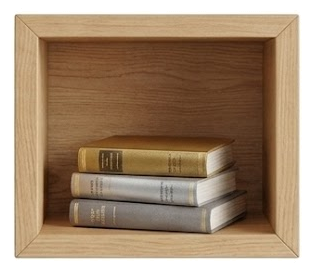
#> input picture assets/preview/preview-shelf-books-stack-3.png, 312 x 275 px
$ python matte-preview-assets.py
#> lines starting #> are read from the running program, lines starting #| are printed output that depends on the picture; after the words box and inside, x2 and y2 are one past the last pixel; in counts of white or black regions, pixels touching at a corner belong together
"""批量处理预览模型图：四边去白底 + 裁切。用法: python scripts/matte-preview-assets.py"""
from __future__ import annotations

from collections import deque
from pathlib import Path

import numpy as np
from PIL import Image

APP_BG = (249, 247, 242)
PAD = 12
PREVIEW_DIR = Path(__file__).resolve().parents[1] / "assets" / "preview"

FILES = [
    "preview-shelf-books-stack-3.png",
    "preview-shelf-books-4.png",
    "preview-shelf-books-2.png",
    "preview-shelf-books-cactus.png",
    "preview-shelf-succulent.png",
    "preview-shelf-books-6.png",
    "preview-cabinet-tall.png",
]


def matte_in_place(path: Path) -> None:
    im = Image.open(path).convert("RGBA")
#> im is the input picture: PIL image 312x275 RGBA; mean R, G, B, A 163.8, 139.4, 114.8, 214.1
    data = np.array(im)
    h, w = data.shape[:2]
#> h = 275; w = 312
    visited = np.zeros((h, w), dtype=bool)

    def is_bg(x: int, y: int) -> bool:
        r, g, b, _ = data[y, x]
        return r >= 250 and g >= 250 and b >= 250

    q: deque[tuple[int, int]] = deque()
    for x in range(w):
        q.append((x, 0))
        q.append((x, h - 1))
    for y in range(h):
        q.append((0, y))
        q.append((w - 1, y))

    while q:
        x, y = q.popleft()
        if x < 0 or x >= w or y < 0 or y >= h or visited[y, x]:
            continue
        if not is_bg(x, y):
            continue
        visited[y, x] = True
        data[y, x, 3] = 0
        q.extend([(x + 1, y), (x - 1, y), (x, y + 1), (x, y - 1)])
#> this loop made 56246 passes
#> (r in is_bg, g in is_bg, b in is_bg) on passes 1 to 3: (255, 255, 255), (255, 255, 255), (255, 255, 255)
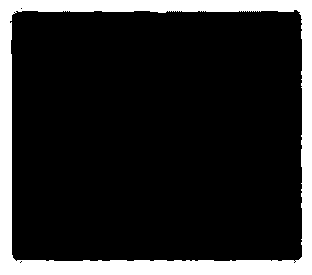
#> visited: shape (275, 312) bool; 16% white; 1 white region, box (x1, y1, x2, y2) and area: (0, 0, 312, 275) 13768

    white = (
        (data[:, :, 3] > 0)
        & (data[:, :, 0] >= 250)
        & (data[:, :, 1] >= 250)
        & (data[:, :, 2] >= 250)
    )
#> white: shape (275, 312) bool; every value is 0
    data[white, 0:3] = APP_BG

    result = Image.fromarray(data)
    bbox = result.getbbox()
#> bbox = (10, 8, 302, 263)
    if bbox:
        x0, y0, x1, y1 = bbox
#> x0 = 10; y0 = 8; x1 = 302; y1 = 263
        bbox = (
            max(0, x0 - PAD),
            max(0, y0 - PAD),
            min(w, x1 + PAD),
            min(h, y1 + PAD),
        )
#> bbox = (0, 0, 312, 275)
        result = result.crop(bbox)

    result.save(path, optimize=True)
    print(f"{path.name} -> {result.size}")
#| preview-shelf-books-stack-3.png -> (312, 275)


def main() -> None:
    for name in FILES:
        path = PREVIEW_DIR / name
        if not path.is_file():
            raise SystemExit(f"missing: {path}")
        matte_in_place(path)
#> pass 2 of the loop in main, `for name in FILES:`:
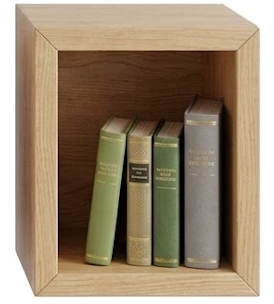
#> input picture assets/preview/preview-shelf-books-4.png, 274 x 304 px
#> in matte_in_place, im is the input picture: PIL image 274x304 RGBA; mean R, G, B, A 154.6, 136.4, 113.1, 222.3
#> the loop in matte_in_place (call 2), `while q:` made 43872 passes
#> after the loop in matte_in_place (call 2), `while q:`:
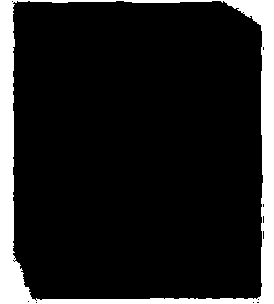
#> visited: shape (304, 274) bool; 12.8% white; 1 white region, box (x1, y1, x2, y2) and area: (0, 0, 274, 304) 10679
#> white: shape (304, 274) bool; every value is 0
#> in matte_in_place (call 2), `bbox = result.getbbox()`: bbox = (12, 1, 264, 303)
#> x0 = 12; y0 = 1; x1 = 264; y1 = 303
#> in matte_in_place (call 2), `bbox = ( max(0, x0 - PAD), max(0, y0 - PAD), min(w, x1 + PAD), min(h, ..`: bbox = (0, 0, 274, 304)
#| preview-shelf-books-4.png -> (274, 304)
#> pass 3 of the loop in main, `for name in FILES:`:
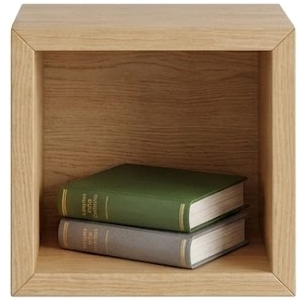
#> input picture assets/preview/preview-shelf-books-2.png, 308 x 308 px
#> in matte_in_place, im is the input picture: PIL image 308x308 RGBA; mean R, G, B, A 152.1, 128.8, 102.1, 230.7
#> the loop in matte_in_place (call 3), `while q:` made 37396 passes
#> b in is_bg on passes 1 to 3: 255, 255, 255
#> after the loop in matte_in_place (call 3), `while q:`:
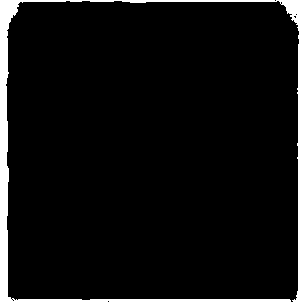
#> visited: shape (308, 308) bool; 9.5% white; 1 white region, box (x1, y1, x2, y2) and area: (0, 0, 308, 308) 9041
#> white: shape (308, 308) bool; every value is 0
#| preview-shelf-books-2.png -> (308, 308)
#> the loop made 7 passes; the first 3 are shown


if __name__ == "__main__":
#> (the run stopped early here; a loop or call above may not have finished)
